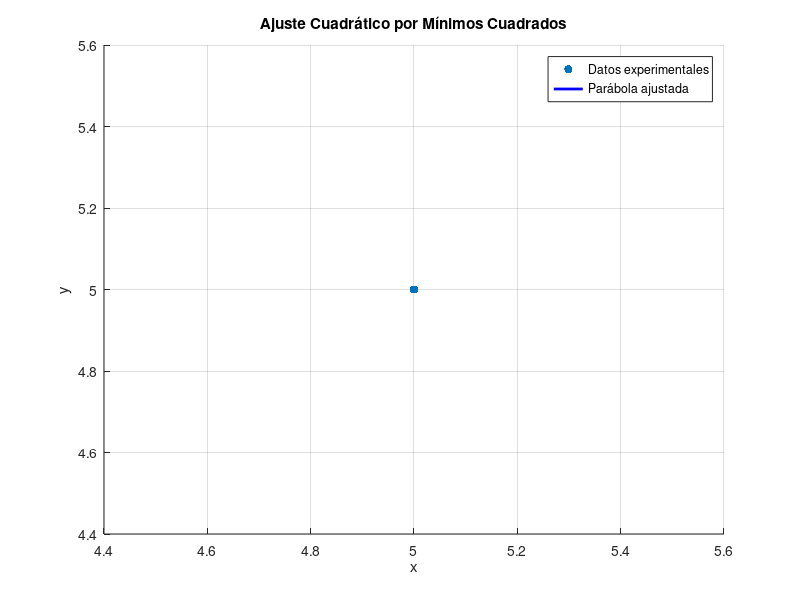

This figure's MATLAB source:
%MINIMOS CUADRADOS FUNCIONES CUADRATICAS
% Entrada de datos
x = input('Ingrese el vector de Xs entre corchetes [ ]: '); %x = [1 3 4 6 8 9 11 14];
y = input('Ingrese el vector de Ys entre corchetes [ ]: '); %y = [1 2 4 4 5 7 8 9];

% Construcción de la matriz de diseño
X = [x'.^2, x', ones(length(x), 1)];
y = y';

% Resolución del sistema por mínimos cuadrados
theta = X\y;
a = theta(1);
b = theta(2);
c = theta(3);

% Mostrar la ecuación ajustada
fprintf('\nLa ecuación de la parábola ajustada es:\ny = %.4fx^2 + %.4fx + %.4f\n', a, b, c);

% Cálculo de valores predichos y residuos para todo el conjunto
y_pred = X * theta;  % Calcula todos los valores predichos de una vez
residuos = y - y_pred;

% Cálculo de estadísticas una sola vez
% Error cuadrático total (SSE)
S = residuos' * residuos;  % Suma de cuadrados de residuos

% Suma total de cuadrados (ST)
y_mean = mean(y);
ST = sum((y - y_mean).^2);

% Coeficiente de determinación R^2
R2 = 1 - (S / ST);

% Error estándar de la estimación
% Grados de libertad = n - 3 (porque estimamos 3 parámetros: a, b, c)
Se = sqrt(S / (length(x) - 3));

% Mostrar estadísticas una sola vez
fprintf('\nEstadísticas del ajuste:\n');
fprintf('Error cuadrático total (SSE) = %.4f\n', S);
fprintf('Coeficiente de determinación (R^2) = %.4f\n', R2);
fprintf('Error estándar de la estimación (Se) = %.4f\n', Se);

% Graficar resultados
figure('Position', [100, 100, 800, 500]);
% Datos experimentales
scatter(x, y, 'ro', 'filled', 'DisplayName', 'Datos experimentales');
hold on;
% Curva ajustada
x_fit = linspace(min(x), max(x), 100);
y_fit = a*x_fit.^2 + b*x_fit + c;
plot(x_fit, y_fit, 'b-', 'LineWidth', 2, 'DisplayName', 'Parábola ajustada');

% Configuración del gráfico
xlabel('x');
ylabel('y');
title('Ajuste Cuadrático por Mínimos Cuadrados');
legend('Location', 'Best');
grid on;
hold off;

% Imprimir tabla de valores y residuos
fprintf('\nTabla de valores y residuos:\n');
fprintf('    x    |    y    | Predicho | Residuo\n');
fprintf('---------|---------|----------|--------\n');
for i = 1:length(x)
    fprintf('%8.4f | %7.4f | %8.4f | %8.4f\n', ...
        x(i), y(i), y_pred(i), residuos(i));
end